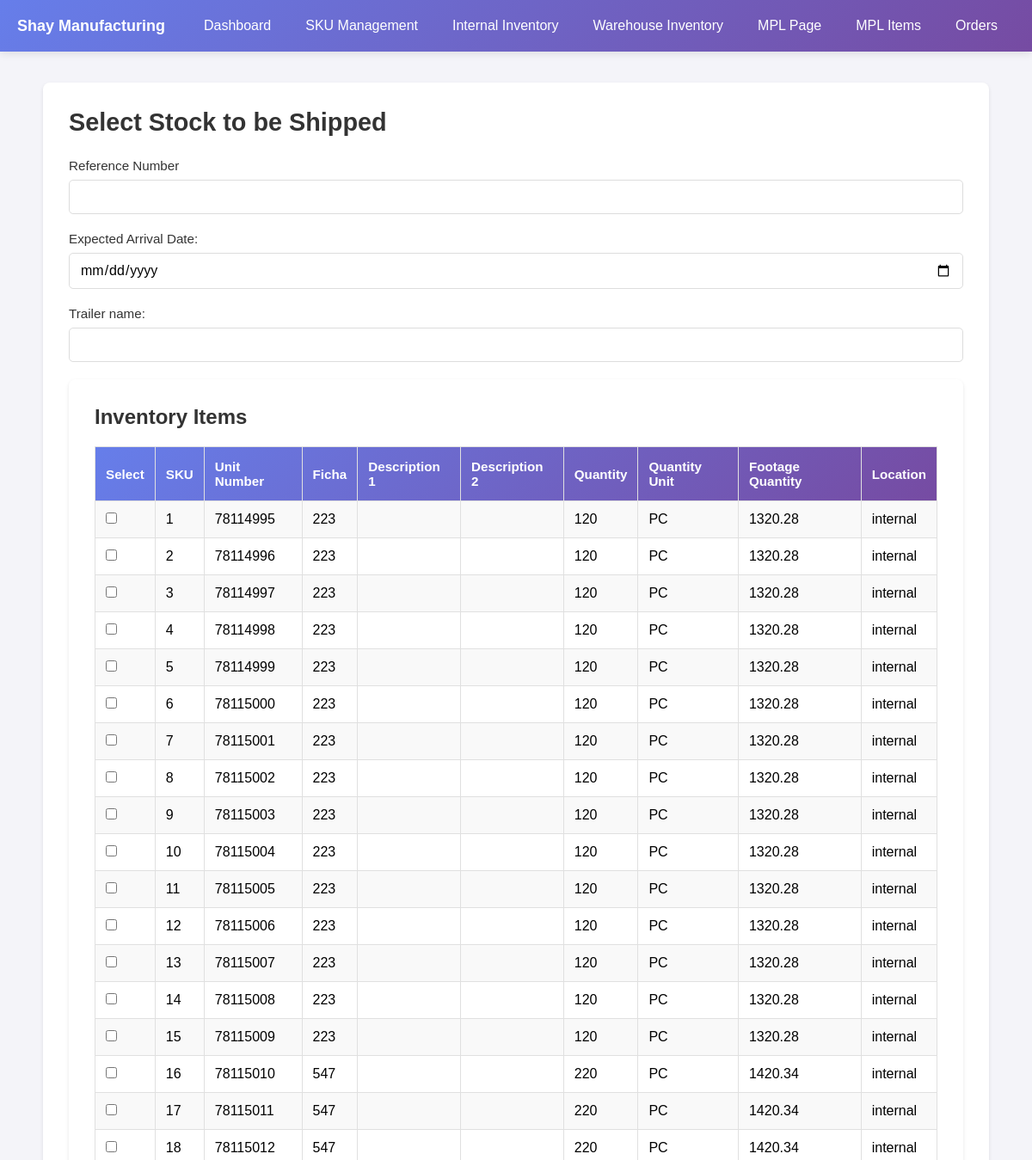
The app's page /mpl.php (upper part), older data.
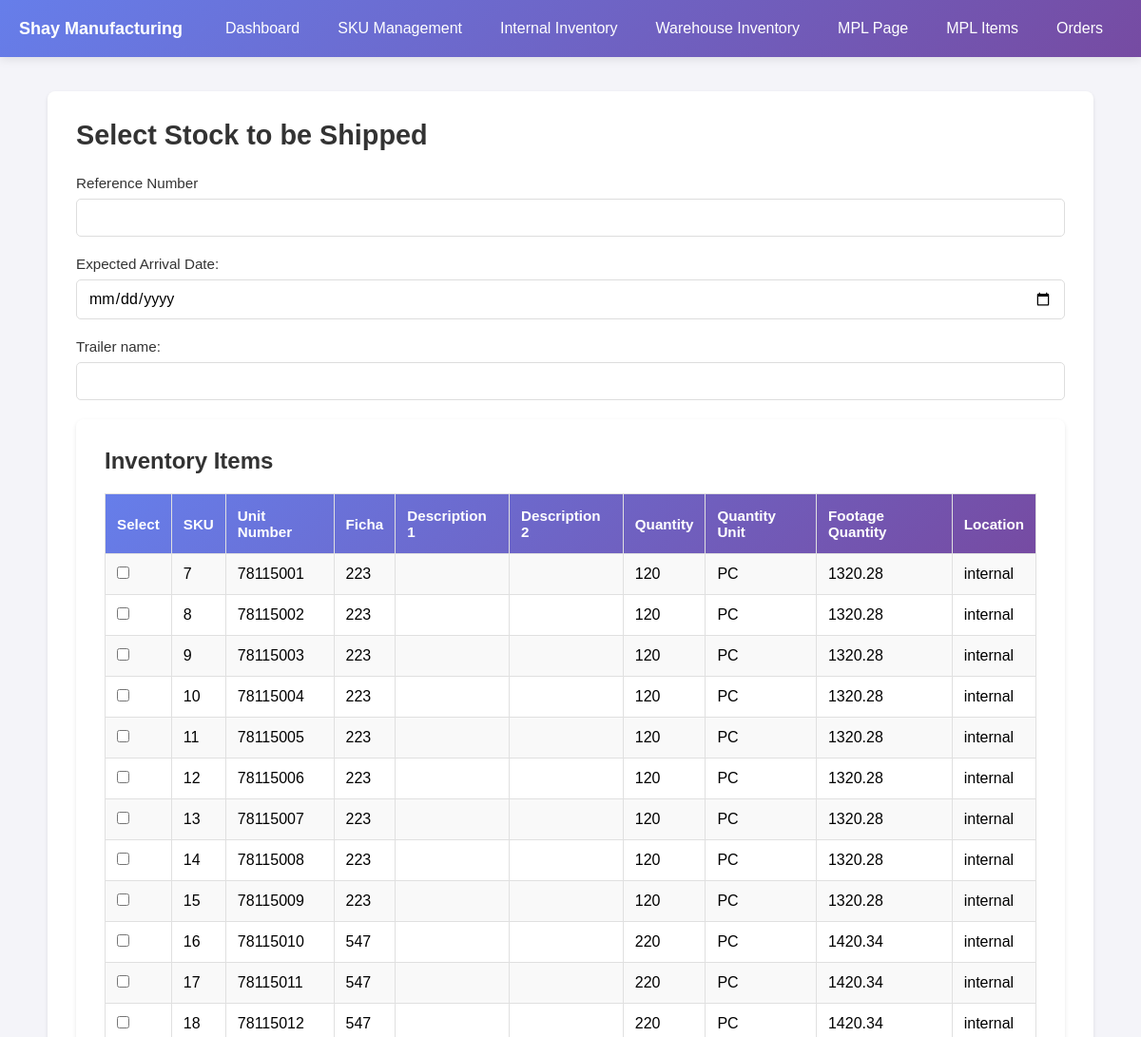
The same page, newer data.
### tables this page shows
CREATE TABLE `inventory_item_info` (
  `inventory_id` int(100) NOT NULL,
  `sku` varchar(100) DEFAULT NULL,
  `unit_numb` int(15) DEFAULT NULL,
  `ficha` int(11) DEFAULT NULL,
  `description1` text,
  `description2` text,
  `quantity` int(15) NOT NULL,
  `quantity_unit` varchar(10) NOT NULL,
  `footage_quantity` float NOT NULL,
  `location` text
);

### mpl.php (the view, shortened to what this page needs)
<?php
    require_once('library/cms.php');
?>
<!DOCTYPE html>
<html lang="en">
<head>
    <link rel="stylesheet" href="css/stylesheet.css">
    <link rel="stylesheet" href="css/stylesheet.css">
    <link rel="stylesheet" href="css/nav.css">
</head>
<body>
       <?php include('header.php'); ?>
    <div class="dashboard-container">
    <div class="form-section">
        <h1>Select Stock to be Shipped</h1>
        <form method="POST" action="library/cms.php">
            <div class="form-group">
                <label for="reference">Reference Number</label>
                <input type="number" id="reference" name="reference" required>
            </div>
            <div class="form-group">
                <label for="date">Expected Arrival Date:</label>
                <input type="date" id="date" name="date" required>
            </div>
            <div class="form-group">
                <label for="truck">Trailer name:</label>
                <input type="text" id="truck" name="truck" required>
            </div>
            <div class="table-container">
                <h2>Inventory Items</h2>
                <table class="data_tb">
            <tr>
                <th>Select</th>
                <th>SKU</th>
                <th>Unit Number</th>
                <th>Ficha</th>
                <th>Description 1</th>
                <th>Description 2</th>
                <th>Quantity</th>
                <th>Quantity Unit</th>
                <th>Footage Quantity</th>
                <th>Location</th>
            </tr>
            <?php
                $result = mysqli_query($connection, "SELECT * FROM inventory_item_info WHERE location = 'internal'");
                    if($row = mysqli_num_rows($result)){
                        foreach($result as $row){
                            echo "<tr>";
                            echo "<td> <input type='checkbox' value='" . htmlspecialchars($row['inventory_id']) . "' name='selected_items[" . htmlspecialchars($row['inventory_id']) . "]'> </td>";
                            echo "<td>" . htmlspecialchars($row['inventory_id'] ?? '') . "</td>";
                            echo "<td>" . htmlspecialchars($row['unit_numb'] ?? '') . "</td>";
                            echo "<td>" . htmlspecialchars($row['ficha'] ?? '') . "</td>";
                            echo "<td>" . htmlspecialchars($row['description_1'] ?? '') . "</td>";
                            echo "<td>" . htmlspecialchars($row['description_2'] ?? '') . "</td>";
                            echo "<td>" . htmlspecialchars($row['quantity'] ?? '') . "</td>";
                            echo "<td>" . htmlspecialchars($row['quantity_unit'] ?? '') . "</td>";
                            echo "<td>" . htmlspecialchars($row['footage_quantity'] ?? '') . "</td>";
                            echo "<td>" . htmlspecialchars($row['location'] ?? '') . "</td>";
                            echo "</tr>";
                        }
                    }
            ?>
                </table>
            </div>
        </form>
    </div>
</div>
</body>
</html>

Row changes from the older to the newer data that the page shows:
no longer on this page (row edited): inventory_item_info: inventory_id "1", unit_numb "78114995", ficha "223", quantity "120", quantity_unit "PC", footage_quantity "1320.28", location "internal"
no longer on this page (row edited): inventory_item_info: inventory_id "2", unit_numb "78114996", ficha "223", quantity "120", quantity_unit "PC", footage_quantity "1320.28", location "internal"
no longer on this page (row edited): inventory_item_info: inventory_id "3", unit_numb "78114997", ficha "223", quantity "120", quantity_unit "PC", footage_quantity "1320.28", location "internal"
no longer on this page (row edited): inventory_item_info: inventory_id "4", unit_numb "78114998", ficha "223", quantity "120", quantity_unit "PC", footage_quantity "1320.28", location "internal"
no longer on this page (row edited): inventory_item_info: inventory_id "5", unit_numb "78114999", ficha "223", quantity "120", quantity_unit "PC", footage_quantity "1320.28", location "internal"
no longer on this page (row edited): inventory_item_info: inventory_id "6", unit_numb "78115000", ficha "223", quantity "120", quantity_unit "PC", footage_quantity "1320.28", location "internal"
